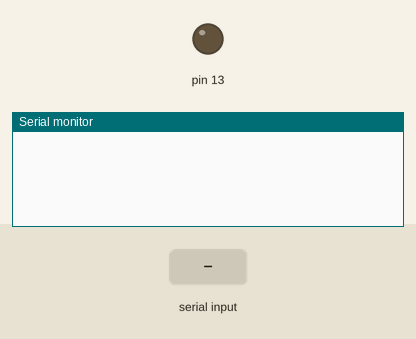
This sketch was run on a simulated Arduino Uno, built with avr-gcc and run on an emulated ATmega328P. On the bench: output pins drawn as LEDs (lit = HIGH), the last lines printed to the serial monitor. Inputs (shaded band) come from the test bench.

Above: at 1.2 s.
1.3 s: "On" received over the second serial link
At 2.4 s:
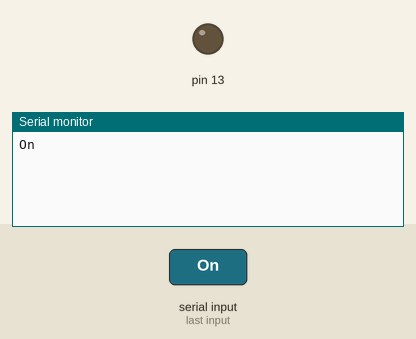
2.8 s: "switch on" received over the second serial link
At 3.7 s:
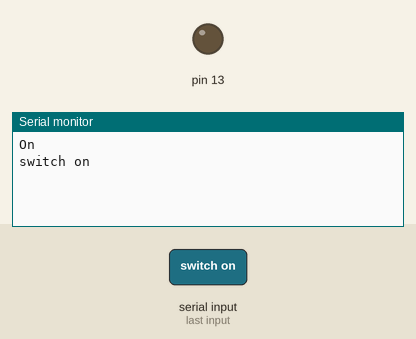
4.3 s: "Off" received over the second serial link
At 5.0 s:
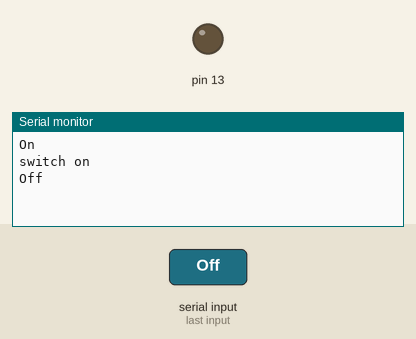

The sketch:

bluetooth.ino
```cpp
#include <SoftwareSerial.h>

SoftwareSerial BT(10,11);
String state;

void setup() {
  BT.begin(9600);
  Serial.begin(9600);
  pinMode(13, OUTPUT);
}

void loop() {
  while (BT.available() ) {
    delay(10);
    char c=BT.read();
    state += c;
  }

  if ( state.length()>0 ) {
    Serial.println(state);
    if ( state=="On" || state=="switch on" ) {
      digitalWrite(2, HIGH);
    } else if ( state=="Off" || state=="switch off" ) {
      digitalWrite(2, LOW);
    }
    state="";
  }

}
```

Measured:
- after the input at 1.3 s, the serial monitor: prints a new line at once (image 1)
- after the input at 2.8 s, the serial monitor: prints a new line after 0.09 s (image 2)
- after the input at 4.3 s, the serial monitor: prints a new line at once (image 3)
